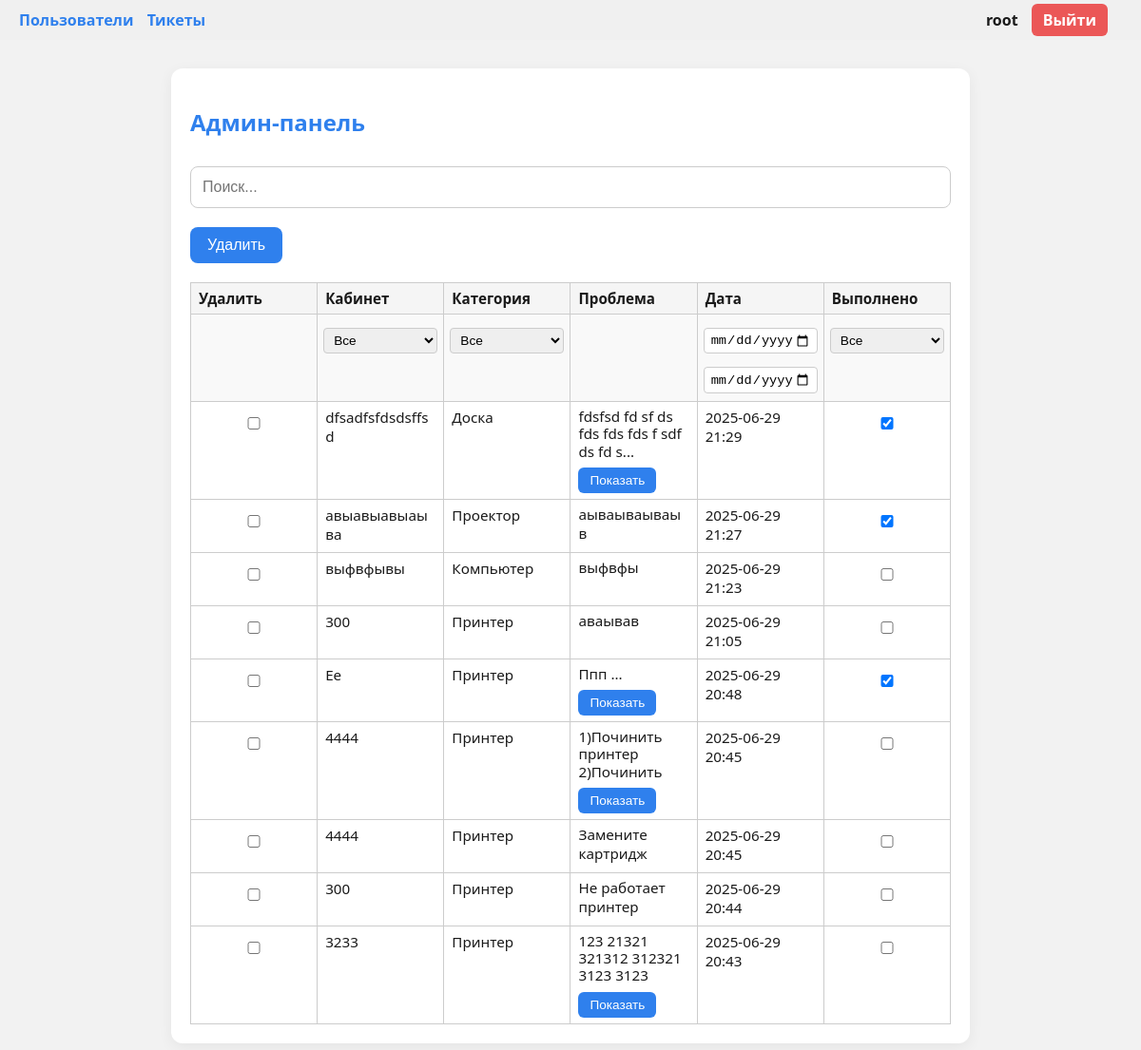
The page /admin (signed in) on the database its author committed.
### app/models.py (models this page shows, shortened)
class User(UserMixin, db.Model):
    id = db.Column(db.Integer, primary_key=True)
    username = db.Column(db.String(64), unique=True, nullable=False)
    password = db.Column(db.String(128), nullable=False)
    is_admin = db.Column(db.Boolean, default=False)
    is_super = db.Column(db.Boolean, default=False)
    admin_assigned_at = db.Column(db.DateTime, nullable=True)
    tickets = db.relationship('Ticket', backref='user', cascade="all, delete", passive_deletes=True)

class Ticket(db.Model):
    id = db.Column(db.Integer, primary_key=True)
    room = db.Column(db.String(10), nullable=False)
    category = db.Column(db.String(20), nullable=False)
    problem = db.Column(db.Text, nullable=False)
    timestamp = db.Column(db.DateTime, default=datetime.utcnow)
    status = db.Column(db.String(20), default='Выполняется')
    user_id = db.Column(db.Integer, db.ForeignKey('user.id'), nullable=False)

### app/routes.py (the view)
@routes_bp.route('/admin', methods=['GET'])
@login_required
def admin_panel():
    query = Ticket.query
    room = request.args.get('room')
    if room:
        query = query.filter_by(room=room)
    category = request.args.get('category')
    if category:
        query = query.filter_by(category=category)
    status = request.args.get('status')
    if status == 'done':
        query = query.filter_by(status='Выполнено')
    elif status == 'not_done':
        query = query.filter(Ticket.status != 'Выполнено')
    date_from = request.args.get('date_from')
    if date_from:
        try:
            dt_from = datetime.fromisoformat(date_from)
            query = query.filter(Ticket.timestamp >= dt_from)
        except ValueError:
            pass
    date_to = request.args.get('date_to')
    if date_to:
        try:
            dt_to = datetime.fromisoformat(date_to)
            query = query.filter(Ticket.timestamp <= dt_to)
        except ValueError:
            pass
    tickets = query.order_by(Ticket.timestamp.desc()).all()
    rooms = [r[0] for r in db.session.query(Ticket.room).distinct().all()]
    categories = [c[0] for c in db.session.query(Ticket.category).distinct().all()]
    filters = dict(request.args)
    return render_template(
        'admin_panel.html',
        tickets=tickets,
        rooms=rooms,
        categories=categories,
        filters=filters  # 👈 для фильтрации в JS
    )

### app/__init__.py (called while the page is built)
def create_app():
    TEMPLATE_DIR = os.path.join(os.path.dirname(basedir), "templates")
    STATIC_DIR = os.path.join(os.path.dirname(basedir), "static")
    app = Flask(__name__, template_folder=TEMPLATE_DIR, static_folder=STATIC_DIR)
    app.config.from_object(Config)
    db.init_app(app)
    login_manager.init_app(app)
    socketio.init_app(app)
    @login_manager.user_loader
    def load_user(user_id):
        from app.models import User  # импорт здесь, чтобы избежать циклической зависимости
        return User.query.get(int(user_id))
    with app.app_context():
        from app import models  # 👈 импорт только здесь!
        db.create_all()
    from app.routes import routes_bp
    app.register_blueprint(routes_bp)
    return app, socketio

### templates/admin_panel.html (shortened to what this page needs)
<!DOCTYPE html>
<html lang="ru">
<head>
  <link rel="stylesheet" href="{{ url_for('static', filename='admin_panel.css') }}">
</head>
<body>
  {% include 'topbar.html' %}
  <div class="container">
    <h2>Админ-панель</h2>
    <input type="text" id="search-input" placeholder="Поиск..." class="search-input">
    <button onclick="deleteTickets('now')">Удалить</button>
    <div class="table-wrapper">
      <form method="get">
        <table class="ticket-table">
          <thead>
            <tr>
              <th>Удалить</th>
              <th>Кабинет</th>
              <th>Категория</th>
              <th>Проблема</th>
              <th>Дата</th>
              <th>Выполнено</th>
            </tr>
            <tr>
              <th></th>
              <th>
                <select name="room" onchange="this.form.submit()">
                  <option value="">Все</option>
                </select>
              </th>
              <th>
                <select name="category" onchange="this.form.submit()">
                  <option value="">Все</option>
                </select>
              </th>
              <th></th>
              <th>
                <input type="datetime-local" name="date_from" value="{{ request.args.get('date_from', '') }}" style="width: 100%;" onchange="this.form.submit()">
                <input type="datetime-local" name="date_to" value="{{ request.args.get('date_to', '') }}" style="width: 100%;" onchange="this.form.submit()">
              </th>
              <th>
                <select name="status" onchange="this.form.submit()" id="status-filter">
                  <option value="">Все</option>
                </select>
              </th>
            </tr>
          </thead>
          <tbody>
            {% for ticket in tickets %}
            <tr>
              <td data-label="Удалить">
                <input type="checkbox" class="delete-checkbox" data-id="{{ ticket.id }}">
              </td>
              <td data-label="Кабинет">{{ ticket.room }}</td>
              <td data-label="Категория">{{ ticket.category }}</td>
              <td data-label="Проблема">
                {% set text = ticket.problem | string %}
                {% if text|length > 20 %}
                  <div class="table-trimmed">
                    <div class="trimmed-content">
                      {{ text[:52] }}...
                    </div>
                    <button type="button" class="show-more-btn"
                            onclick="showFullText(`{{ text | replace('`', '\\`') | e }}`)">
                      Показать
                    </button>
                  </div>
                {% else %}
                  {{ text }}
                {% endif %}
              </td>
              <td data-label="Дата">{{ ticket.timestamp.strftime('%Y-%m-%d %H:%M') }}</td>
              <td data-label="Выполнено">
                <input type="checkbox"
                       class="done-checkbox"
                       data-id="{{ ticket.id }}"
                       {% if ticket.status == 'Выполнено' %}checked{% endif %}>
              </td>
            </tr>
            {% endfor %}
          </tbody>
        </table>
      </form>
    </div>
  </div>
</body>
</html>

### templates/topbar.html (shortened to what this page needs)
{% if request.endpoint not in ['routes_bp.login', 'routes_bp.register'] %}
  <div class="topbar">
    <div class="left-links">
      {% if current_user.is_authenticated %}
        {% if current_user.is_super and request.endpoint != 'routes_bp.users' %}
          <a href="{{ url_for('routes_bp.users') }}" class="topbar-btn">Пользователи</a>
        {% endif %}
        {% if request.endpoint != 'routes_bp.submit_ticket' %}
          <a href="{{ url_for('routes_bp.submit_ticket') }}" class="topbar-btn">Тикеты</a>
        {% endif %}
      {% endif %}
    </div>
    <div class="right-links">
      {% if current_user.is_authenticated %}
        <span class="username">{{ current_user.username }}</span>
        <a href="{{ url_for('routes_bp.logout') }}" class="logout-btn">Выйти</a>
      {% endif %}
    </div>
  </div>
{% endif %}

### static/admin_panel.css (style rules this page uses)
.ticket-table { width: 100%; border-collapse: collapse; margin-top: 20px; table-layout: fixed; font-size: 0.95rem; }
.ticket-table thead tr:nth-child(2) th { padding: 4px 6px; background-color: #f9f9f9; }
.ticket-table thead select, .ticket-table thead input[type="datetime-local"] { width: 100%; padding: 4px 6px; font-size: 0.9em; box-sizing: border-box; border: 1px solid #ccc; border-radius: 4px; }
.ticket-table thead th input[type="datetime-local"] { margin-bottom: 4px; }
.ticket-table th, .ticket-table td { border: 1px solid #ccc; padding: 6px 8px; text-align: left; vertical-align: top; word-break: break-word; }
.ticket-table th { background-color: #f5f5f5; }
.ticket-table td:nth-child(4) { max-width: 200px; word-break: break-word; white-space: normal; line-height: 1.3; }
.ticket-table td:last-child { text-align: center; }
.table-wrapper { overflow-x: auto; width: 100%; }
.table-trimmed { white-space: normal; word-wrap: break-word; position: relative; }
.trimmed-content { max-height: 3.6em; overflow: hidden; line-height: 1.2em; }
.show-more-btn { display: inline-block; background-color: #2F80ED; color: white; font-size: 0.85rem; font-weight: 500; border: none; border-radius: 6px; padding: 6px 12px; margin-top: 8px; cursor: pointer; transition: background-color 0.2s ease; white-space: nowrap; }

### static/base.css (style rules this page uses)
body { margin: 0; padding: 0; font-family: 'Segoe UI', sans-serif; background-color: #F2F2F2; color: #1A1A1A; }
.container { max-width: 800px; margin: 30px auto; padding: 20px; background-color: #FFFFFF; border-radius: 12px; box-shadow: 0 4px 16px rgba(0, 0, 0, 0.06); }
h1, h2, h3 { color: #2F80ED; }
input, select, textarea { width: 100%; padding: 12px; margin: 10px 0 20px; border: 1px solid #ccc; border-radius: 8px; font-size: 1rem; box-sizing: border-box; }
button, .btn { background-color: #2F80ED; color: white; padding: 10px 18px; border: none; border-radius: 8px; cursor: pointer; font-size: 1rem; transition: background-color 0.3s ease; }
.topbar { display: flex; justify-content: space-between; align-items: center; padding: 10px 20px; background-color: #f0f0f0; font-size: 1rem; margin-bottom: 20px; }
.topbar a { text-decoration: none; margin-right: 15px; color: #2F80ED; font-weight: bold; }
.topbar a.logout-btn { background-color: #eb5757; color: white; padding: 6px 12px; border-radius: 6px; }
.topbar .username { margin-right: 10px; font-weight: bold; }
.left-links a { margin-right: 10px; }

### rows shown on the page
User: username "root"
Ticket: room "dfsadfsfdsdsffsd", category "Доска", problem "fdsfsd fd sf ds fds fds fds f sdf ds fd s", timestamp "2025-06-29 21:29", status "☑"
Ticket: room "авыавыавыаыва", category "Проектор", problem "аываываываыв", timestamp "2025-06-29 21:27", status "☑"
Ticket: room "выфвфывы", category "Компьютер", problem "выфвфы", timestamp "2025-06-29 21:23"
Ticket: room "300", category "Принтер", problem "аваывав", timestamp "2025-06-29 21:05"
Ticket: room "Ее", category "Принтер", problem "Ппп", timestamp "2025-06-29 20:48", status "☑"
Ticket: room "4444", category "Принтер", problem "1)Починить принтер 2)Починить…", timestamp "2025-06-29 20:45"
Ticket: room "4444", category "Принтер", problem "Замените картридж", timestamp "2025-06-29 20:45"
Ticket: room "300", category "Принтер", problem "Не работает принтер", timestamp "2025-06-29 20:44"
Ticket: room "3233", category "Принтер", problem "123 21321 321312 312321 3123 3123…", timestamp "2025-06-29 20:43"
